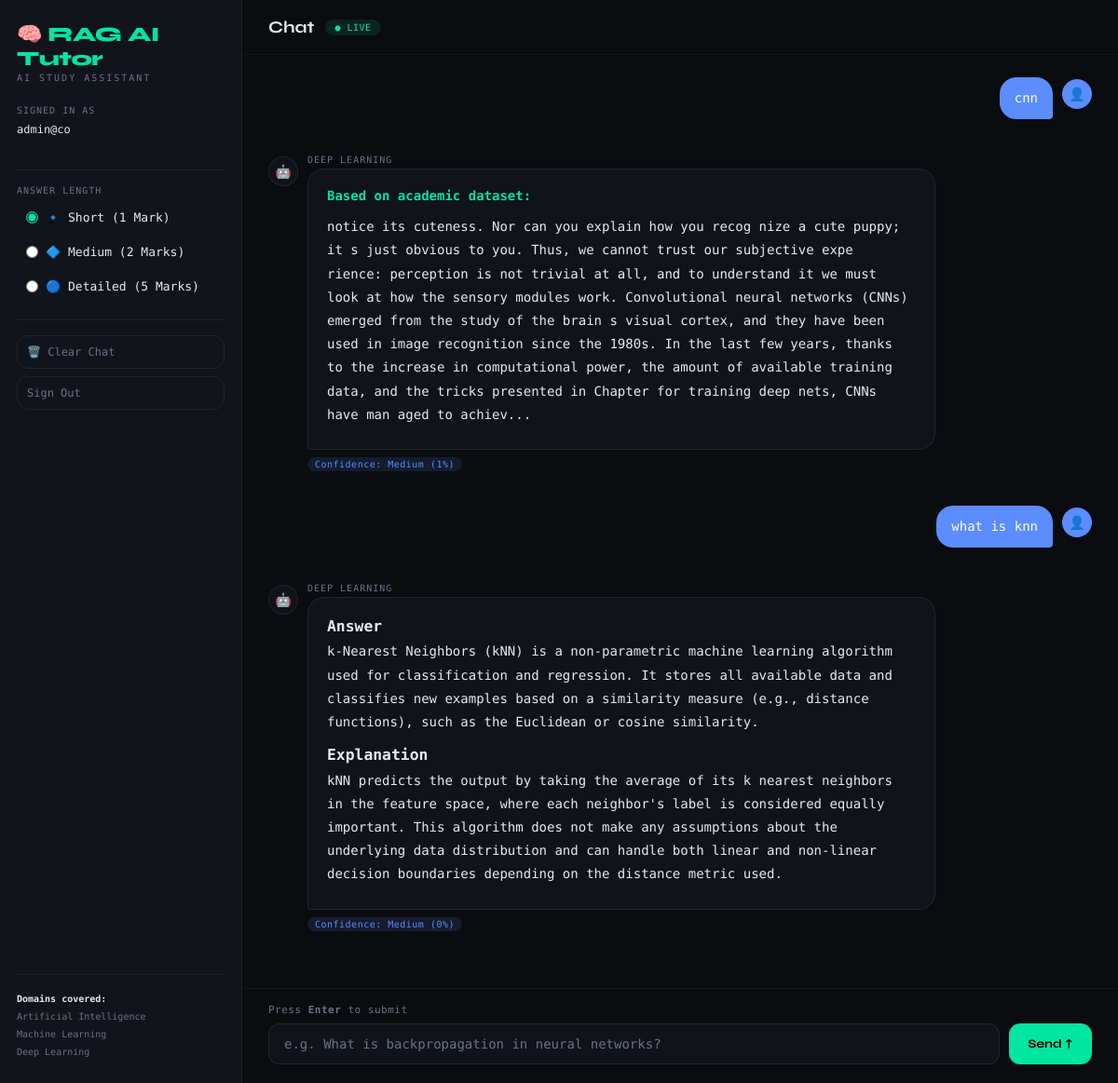
/chat/ (signed in), run on the app's committed database.
### tutor/models.py (models this page shows, shortened)
class ChatHistory(models.Model):
    user = models.ForeignKey(User, on_delete=models.CASCADE, related_name='chat_history')
    question = models.TextField()
    answer = models.TextField()
    confidence = models.FloatField(default=0.0)
    subject = models.CharField(max_length=100, blank=True)
    marks = models.IntegerField(default=1)
    timestamp = models.DateTimeField(auto_now_add=True)
    class Meta:
        ordering = ['-timestamp']
        verbose_name = 'Chat History'
        verbose_name_plural = 'Chat Histories'

### tutor/views.py (the view)
# urls.py: path('chat/', views.chat_view, name='chat'),
@login_required
@never_cache
def chat_view(request):
    SessionActivityTracker.initialize_session(request)
    SessionActivityTracker.update_activity(request)
    if SessionActivityTracker.is_session_inactive(request):
        messages.warning(request, 'Your session has been inactive for a while. Please refresh.')
    history      = ChatHistory.objects.filter(user=request.user).order_by('-timestamp')
    session_stats = SessionActivityTracker.get_session_stats(request)
    response = render(request, 'tutor/chat.html', {
        'history':       history,
        'user':          request.user,
        'session_stats': session_stats,
    })
    return _no_cache_auth(response)

### tutor/session_manager.py (called while the page is built)
    @staticmethod
    def initialize_session(request):
        if 'user_session_id' not in request.session:
            request.session['user_session_id'] = request.session.session_key
            request.session['user_session_start'] = datetime.now().isoformat()
            request.session['queries_in_session'] = 0
            request.session['question_corrections'] = {}
            request.session['session_ip'] = get_client_ip(request)
            request.session.modified = True

    @staticmethod
    def update_activity(request):
        request.session['last_activity'] = datetime.now().isoformat()
        request.session.modified = True

    @staticmethod
    def get_session_stats(request):
        return {
            'session_id': request.session.get('user_session_id'),
            'session_start': request.session.get('user_session_start'),
            'last_activity': request.session.get('last_activity'),
            'total_queries': request.session.get('queries_in_session', 0),
            'corrections_applied': len(request.session.get('question_corrections', {})),
            'user_ip': request.session.get('session_ip'),
        }

    @staticmethod
    def is_session_inactive(request, timeout_minutes=None):
        if timeout_minutes is None:
            timeout_minutes = SessionActivityTracker.SESSION_TIMEOUT_MINUTES
        last_activity_str = request.session.get('last_activity')
        if not last_activity_str:
            return False
        try:
            last_activity = datetime.fromisoformat(last_activity_str)
            inactive_duration = datetime.now() - last_activity
            return inactive_duration > timedelta(minutes=timeout_minutes)
        except (ValueError, TypeError):
            return False

### tutor/views.py (called while the page is built)
def _no_cache_auth(response):
    response['Cache-Control'] = 'no-store, no-cache, must-revalidate, max-age=0, private'
    response['Pragma']        = 'no-cache'
    response['Expires']       = '0'
    response['X-Auth-State']  = 'logged-in'    # used by JS guard
    return response

### tutor/templates/tutor/chat.html (shortened to what this page needs)
{% extends 'tutor/base.html' %}
{% load static %}
{% block body %}
<div class="sidebar">
    <div class="brand">🧠 RAG AI Tutor</div>
    <div class="brand-sub">AI Study Assistant</div>
    <div class="sidebar-label">Signed in as</div>
    <div class="sidebar-user">{{ user.email }}</div>
    <hr class="divider">
    <div class="sidebar-label">Answer Length</div>
    <div class="marks-group">
        <label class="mark-option"><input type="radio" name="marks" value="1" checked><span>🔹 Short (1 Mark)</span></label>
        <label class="mark-option"><input type="radio" name="marks" value="2"><span>🔷 Medium (2 Marks)</span></label>
        <label class="mark-option"><input type="radio" name="marks" value="5"><span>🔵 Detailed (5 Marks)</span></label>
    </div>
    <hr class="divider">
    <button class="sidebar-btn danger" id="clearBtn">🗑️  Clear Chat</button>
    <a href="{% url 'logout' %}"><button class="sidebar-btn">Sign Out</button></a>
    <div class="sidebar-bottom">
        <hr class="divider">
        <div class="domains-note">
            <b>Domains covered:</b><br>
            Artificial Intelligence<br>Machine Learning<br>Deep Learning
        </div>
    </div>
</div>
<div class="chat-main">
    <div class="chat-header">
        <div class="chat-header-title">Chat</div>
        <div class="live-badge">● LIVE</div>
    </div>
    <div class="chat-messages" id="chatMessages">
        {% for msg in history %}
        <div class="msg-wrap" data-question="{{ msg.question|escapejs }}">
            <div class="msg-user">
                <div class="bubble user-text">{{ msg.question }}</div>
                <div class="avatar avatar-user">👤</div>
            </div>
        </div>
        <div class="msg-wrap" data-answer="{{ msg.answer|escapejs }}">
            <div class="msg-ai">
                <div class="avatar avatar-ai">🤖</div>
                <div>
                    <div class="subject-tag">{{ msg.subject }}</div>
                    <div class="bubble ai-text">{{ msg.answer|safe }}</div>
                    {% with c=msg.confidence %}
                    <div class="conf-badge {% if c >= 0.6 %}conf-high{% elif c >= 0.35 %}conf-medium{% else %}conf-low{% endif %}">
                        Confidence: {% if c >= 0.6 %}High{% elif c >= 0.35 %}Medium{% else %}Low{% endif %} ({{ msg.confidence|floatformat:0 }}%)
                    </div>
                    {% endwith %}
                </div>
            </div>
        </div>
        {% endfor %}
    </div>
    <div class="chat-input-area">
        <div class="input-hint">Press <b>Enter</b> to submit</div>
        <div class="input-row">
            <input type="text" class="chat-input" id="questionInput"
                placeholder="e.g. What is backpropagation in neural networks?" autocomplete="off">
            <button class="send-btn" id="sendBtn">Send ↑</button>
        </div>
    </div>
</div>
{% endblock %}

### tutor/templates/tutor/base.html (style rules this page uses)
:root { --bg: #0a0c10; --surface: rgba(18, 21, 28, 0.85); --border: rgba(30, 35, 48, 0.7); --accent: #00e5a0; --accent2: #5b8dff; --warn: #ff6b6b; --text: #e8eaf0; --muted: #6b7385; --radius: 12px; }
*, *::before, *::after { box-sizing: border-box; margin: 0; padding: 0; }
html, body { font-family: 'DM Mono', monospace; background: var(--bg); color: var(--text); min-height: 100vh; }
a { color: var(--accent); text-decoration: none; }

### data on the page
ChatHistory: question "cnn", subject "DEEP LEARNING", answer "Based on academic dataset: notice its cuteness. Nor can you explain how you recog nize a cute puppy; it s just obvious to you. Thus, we cannot trust our subjective expe rience: perception is not trivial at all, and to understand it we must look at how the sensory modules work. Convolutional neural networks (CNNs) emerged from the study of the brain s visual cortex, and they have been used in image recognition since the 1980s. In the last few years, thanks to the increase in computational power, the amount of available training data, and the tricks presented in Chapter for training deep nets, CNNs have man aged to achiev...", shows "Medium", confidence "1"
ChatHistory: question "what is knn", subject "DEEP LEARNING", answer "Answer k-Nearest Neighbors (kNN) is a non-parametric machine learning algorithm used for classification and regression. It stores all available data and classifies new examples based on a similarity measure (e.g., distance functions), such as the Euclidean or cosine similarity. Explanation kNN predicts the output by taking the average of its k nearest neighbors in the feature space, where each neighbor's label is considered equally important. This algorithm does not make any assumptions about the underlying data distribution and can handle both linear and non-linear decision boundaries depending on the distance metric used.", shows "Medium", confidence "0"

### other printed values
{{ user.email }} "admin@co"
